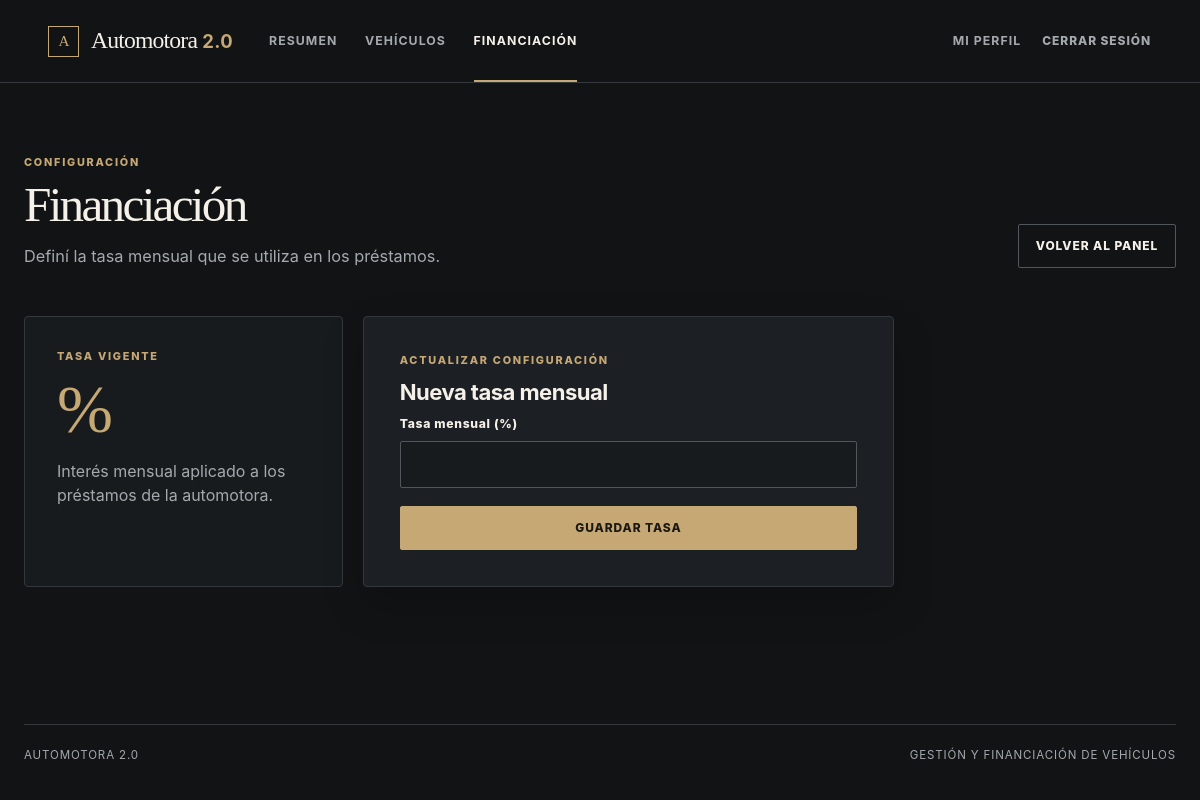
The page /index.php?ruta=financiacion (signed in) on the database as committed earlier.
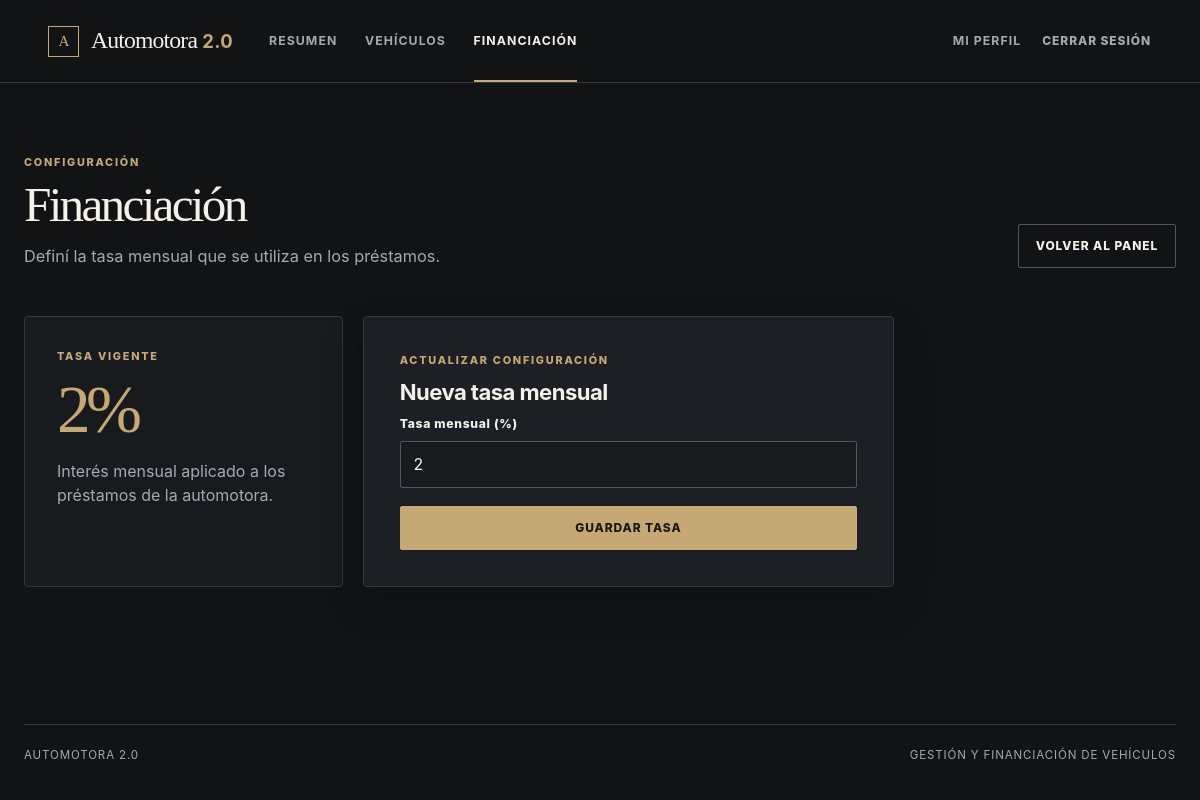
The same page on the database as committed later.
### tables this page shows
CREATE TABLE `configuracion_financiacion` (
  `id` int(11) NOT NULL AUTO_INCREMENT,
  `tasa_interes_mensual` decimal(5,2) NOT NULL DEFAULT 1.50,
  `fecha_actualizacion` timestamp NULL DEFAULT current_timestamp() ON UPDATE current_timestamp(),
  PRIMARY KEY (`id`)
);

### controllers/AdministradorController.php (called while the page is built, shortened)
<?php
require_once __DIR__ . "/../models/Financiacion.php";
class AdministradorController
{
    public function configurarFinanciacion(): void
    {
        $financiacion = new Financiacion();
        $tasaActual = $financiacion->obtenerTasa();
        require __DIR__ . "/../views/administrador/configurarFinanciacion.php";
    }
}

### public/index.php (called while the page is built, shortened)
<?php
require_once __DIR__ . "/../controllers/AdministradorController.php";
$ruta = $_GET["ruta"] ?? "inicio";
$usuario = new UsuarioController();
$administrador = new AdministradorController();
$comprador = new CompradorController();
$perfil = new PerfilController();
$rutas = [
  "inicio" => ["GET", [$usuario, "mostrarInicio"]],
  "login" => ["POST", [$usuario, "iniciarSesion"]],
  "logout" => ["POST", [$usuario, "cerrarSesion"]],
  "admin" => ["GET", [$administrador, "panel"]],
  "autos" => ["GET", [$administrador, "listarAutos"]],
  "auto-cargar" => [["GET", "POST"], [$administrador, "cargarAuto"]],
  "auto-modificar" => [["GET", "POST"], [$administrador, "modificarAuto"]],
  "auto-eliminar" => ["POST", [$administrador, "eliminarAuto"]],
  "financiacion" => [["GET", "POST"], [$administrador, "configurarFinanciacion"]],
  "comprador" => ["GET", [$comprador, "panel"]],
  "catalogo" => ["GET", [$comprador, "catalogo"]],
  "simular-compra" => [["GET", "POST"], [$comprador, "simularCompra"]],
  "perfil" => [["GET", "POST"], [$perfil, "mostrar"]],
];
[$metodosPermitidos, $accion] = $rutas[$ruta];
$accion();

### models/Conexion.php (called while the page is built, shortened)
<?php
class Conexion
{
    public function conectar()
    {
        $config = parse_ini_file(__DIR__ . '/../.env');
        $host = $config["DB_HOST"];
        $usuario = $config["DB_USER"];
        $password = $config["DB_PASSWORD"];
        $baseDatos = $config["DB_NAME"];
        $conexion = new mysqli($host, $usuario, $password, $baseDatos);
        return $conexion;
    }
}

### models/Financiacion.php (called while the page is built, shortened)
<?php
require_once __DIR__ . '/Conexion.php';
class Financiacion
{
    private $conexion;
    public function __construct()
    {
        $db = new Conexion();
        $this->conexion = $db->conectar();
    }
    public function obtenerTasa()
    {
        $sql = "SELECT tasa_interes_mensual
                FROM configuracion_financiacion
                WHERE id = 1";
        $consulta = $this->conexion->prepare($sql);
        if (!$consulta || !$consulta->execute()) {
            return null;
        }
        $resultado = $consulta->get_result();
        if ($resultado && $fila = $resultado->fetch_assoc()) {
            return (float) $fila["tasa_interes_mensual"];
        }
        return null;
    }
}

### views/administrador/configurarFinanciacion.php (the view, shortened to what this page needs)
<?php
require __DIR__ . "/../layouts/header.php";
?>
<section class="page-heading compact-heading">
    <div>
        <p class="eyebrow">Configuración</p>
        <h1>Financiación</h1>
        <p>Definí la tasa mensual que se utiliza en los préstamos.</p>
    </div><a class="button button-secondary" href="index.php?ruta=admin">Volver al panel</a>
</section>
<section class="finance-layout">
    <article class="rate-card">
        <p class="eyebrow">Tasa vigente</p><strong><?= htmlspecialchars((string) $tasaActual, ENT_QUOTES, "UTF-8") ?>%</strong>
        <p>Interés mensual aplicado a los préstamos de la automotora.</p>
    </article>
    <section class="content-card form-card">
        <p class="eyebrow">Actualizar configuración</p>
        <h2>Nueva tasa mensual</h2>
        <form class="form-stack" action="index.php?ruta=financiacion" method="POST"><input type="hidden" name="csrf_token" value="<?= htmlspecialchars($csrfToken, ENT_QUOTES, "UTF-8") ?>">
            <div class="field-group"><label for="tasa">Tasa mensual (%)</label><input type="number" id="tasa" name="tasa" min="0" max="100" step="0.01" value="<?= htmlspecialchars((string) $tasaActual, ENT_QUOTES, "UTF-8") ?>" required></div><button class="button button-primary" type="submit">Guardar tasa</button>
        </form>
    </section>
</section>
<?php require __DIR__ . "/../layouts/footer.php"; ?>

Rows that differ between the two databases and show on the page:
added configuracion_financiacion: tasa_interes_mensual "2", tasa "2"
